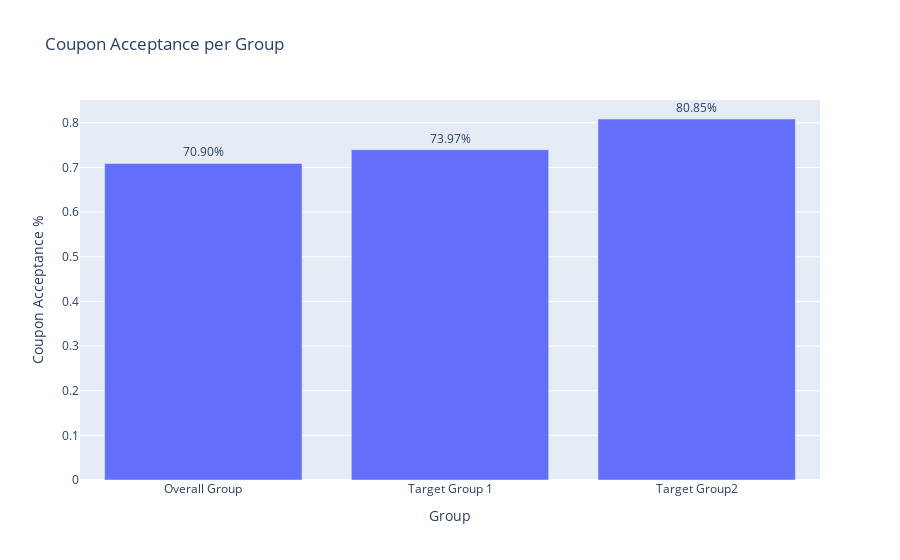

Notebook code cell kept with this figure:
### Markdown cell above
Compare the acceptance rate for total group, group 1 and group 2

### Code cell
#bar chart of group acceptance rates
summary = pd.DataFrame({"acceptance":[overall,group_1_per,group_2_per]},
                        index =["Overall Group", "Target Group 1", "Target Group2"])
fig = px.bar(summary, y= "acceptance", text_auto = True, text = 'acceptance', title="Coupon Acceptance per Group",
            labels= {"acceptance" :"Coupon Acceptance %","index":"Group"})
fig.update_traces(texttemplate='%{text:.2%}', textposition='outside')
fig.show()

### Figure 1 — Plotly figure (JSON) as saved in the notebook; plotly's stock layout.template omitted (floating-point values rounded to 4 significant figures)
{"data": [{"alignmentgroup": "True", "hovertemplate": "Group=%{x}<br>Coupon Acceptance %=%{text}<extra></extra>", "legendgroup": "", "marker": {"color": "#636efa", "pattern": {"shape": ""}}, "name": "", "offsetgroup": "", "orientation": "v", "showlegend": false, "text": [0.709, 0.7397, 0.8085], "textposition": "outside", "texttemplate": "%{text:.2%}", "type": "bar", "x": ["Overall Group", "Target Group 1", "Target Group2"], "xaxis": "x", "y": [0.709, 0.7397, 0.8085], "yaxis": "y"}], "layout": {"barmode": "relative", "legend": {"tracegroupgap": 0}, "title": {"text": "Coupon Acceptance per Group"}, "xaxis": {"anchor": "y", "domain": [0, 1], "title": {"text": "Group"}}, "yaxis": {"anchor": "x", "domain": [0, 1], "title": {"text": "Coupon Acceptance %"}}}}
